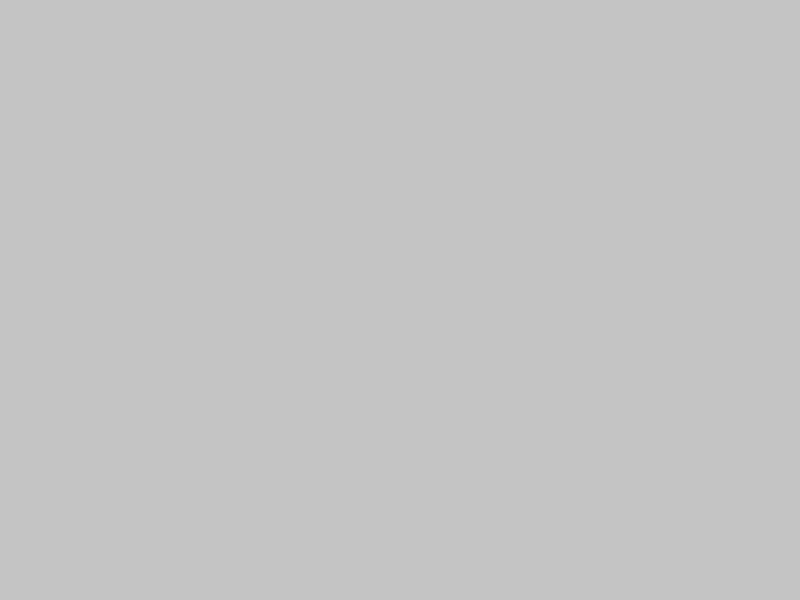
Frame 1 (no input)
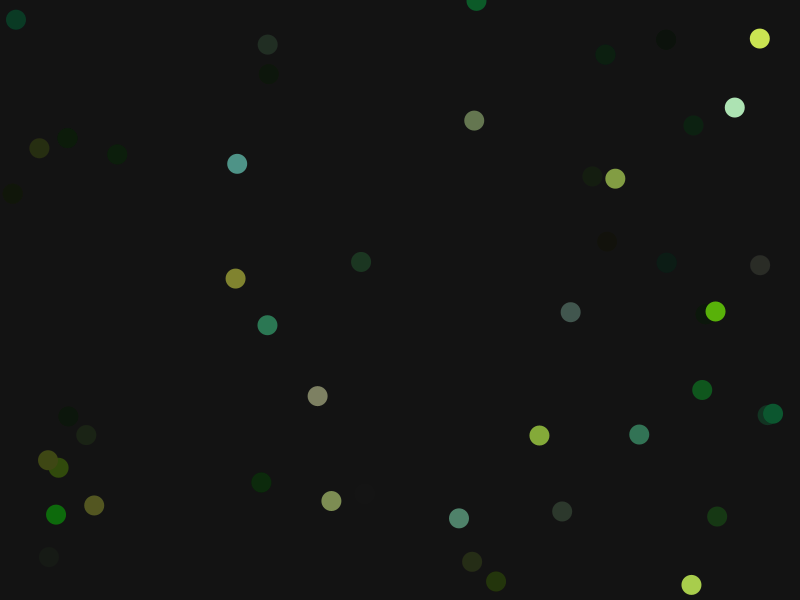
Frame 60 (the mouse pressed at the canvas centre just before this capture)
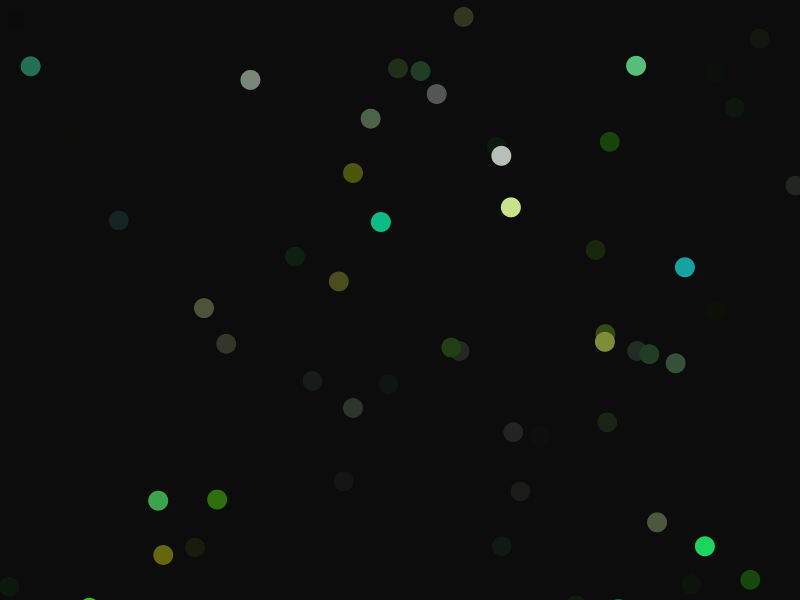
Frame 120 (the mouse held since frame 60 and released just before this capture)

The Processing sketch that drew these frames (run headless with seeded random() and noise(); from frame 60 on, the mouse is pressed at the canvas centre):

// Processing sketch: circles
// ── circles.pde
/*
This is a
multiline comment
*/

//Declaring global vaiables
int _screenX= 0;
int _screenY= 0;

void setup ()
{
  //println(_screenX);
  size(800,600);
  _screenX = 800;
  _screenY = 600;
  //println(_screenX);
}

void draw()
{
  noStroke();
  fill(color(0,0,0,10));
  rect(0,0, _screenX,_screenY);
  //fill(color(random(255),random(255),random(255)));
  colorMode(HSB, 360, 100, 100);
  float hue = random(60,180);
  float sat = random(100);
  float bright = random (60,100);
  color randomColor = color (hue, sat, bright);
  fill(randomColor);
  
  
  
  
  circle(random(_screenX),random(_screenX),20);
}
